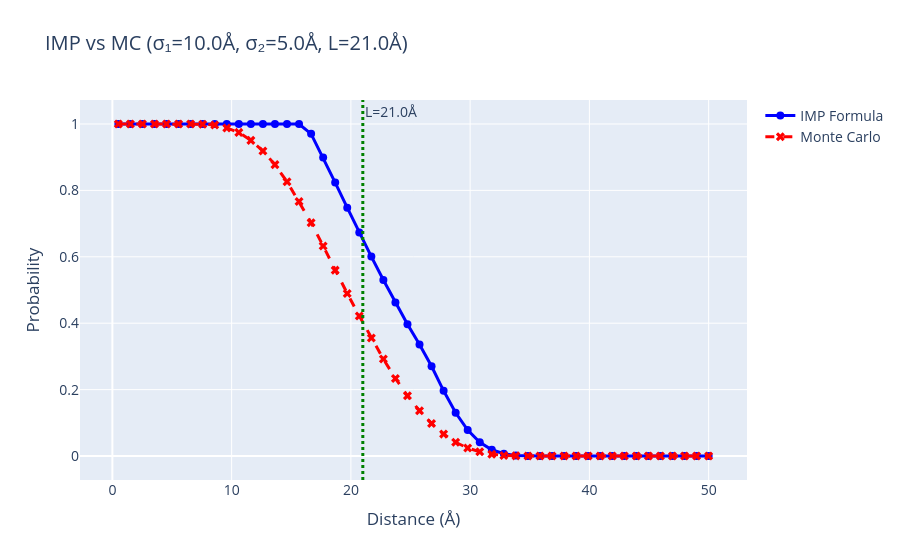

This figure's notebook cell:
### Code cell
import numpy as np
import matplotlib.pyplot as plt
import IMP
import IMP.core
from math import pi
import os

def compute_imp_probability(d, sigma1, sigma2, L):
    """
    Compute IMP analytical formula probability.
    
    Parameters:
    -----------
    d : float
        Distance between particle centers
    sigma1, sigma2 : float
        Uncertainty radii
    L : float
        Crosslinker maximum length
    """
    # Volumes
    vi = 4.0 / 3.0 * pi * sigma1**3
    vj = 4.0 / 3.0 * pi * sigma2**3
    
    # Sphere cap function
    def sphere_cap(r1, r2, dist):
        if dist <= abs(r1 - r2):
            return min(4.0 / 3.0 * pi * r1**3, 4.0 / 3.0 * pi * r2**3)
        if dist >= r1 + r2:
            return 0.0
        return (pi / (12.0 * dist) * (r1 + r2 - dist)**2 *
                (dist**2 + 2*dist*r1 - 3*r1**2 + 2*dist*r2 + 6*r1*r2 - 3*r2**2))
    
    # IMP formula logic
    if d < sigma1 + sigma2:
        xlvol = 4.0 / 3.0 * pi * (L / 2)**3
        fi = min(vi, xlvol)
        fj = min(vj, xlvol)
    else:
        di = d - sigma2 - L / 2
        dj = d - sigma1 - L / 2
        fi = sphere_cap(sigma1, L / 2, abs(di))
        fj = sphere_cap(sigma2, L / 2, abs(dj))
    
    pofr = fi * fj / (vi * vj)
    return pofr

def compute_mc_probability(p1, p2, sigma1, sigma2, L, N=100000):
    """
    Compute Monte Carlo probability by sampling uniformly within spheres.
    
    Parameters:
    -----------
    p1, p2 : np.ndarray
        Center positions of spheres
    sigma1, sigma2 : float
        Radii of uncertainty spheres
    L : float
        Crosslinker maximum length
    N : int
        Number of MC samples
    
    Returns:
    --------
    prob_mc : float
        Probability that distance < L
    """
    # Sample points uniformly within sphere 1
    # Method: Sample from uniform sphere using rejection sampling or inverse transform
    q1_samples = sample_uniform_sphere(p1, sigma1, N)
    q2_samples = sample_uniform_sphere(p2, sigma2, N)
    
    # Calculate pairwise distances
    distances = np.linalg.norm(q1_samples - q2_samples, axis=1)
    
    # Probability that distance < L
    prob_mc = np.mean(distances < L)
    return prob_mc

def sample_uniform_sphere(center, radius, N):
    """
    Sample points uniformly within a sphere using the standard method.
    More efficient than rejection sampling.
    
    Parameters:
    -----------
    center : np.ndarray, shape (3,)
        Center of sphere
    radius : float
        Radius of sphere
    N : int
        Number of samples needed
    
    Returns:
    --------
    samples : np.ndarray, shape (N, 3)
        Points uniformly distributed within sphere
    """
    # Sample radial distance: r^3 uniform -> r = radius * u^(1/3)
    u = np.random.uniform(0, 1, N)
    r = radius * u**(1/3)
    
    # Sample directions uniformly on sphere
    theta = np.random.uniform(0, 2*np.pi, N)  # Azimuthal angle
    phi = np.arccos(2*np.random.uniform(0, 1, N) - 1)  # Polar angle (uniform in cos)
    
    # Convert to Cartesian
    x = r * np.sin(phi) * np.cos(theta)
    y = r * np.sin(phi) * np.sin(theta)
    z = r * np.cos(phi)
    
    samples = np.column_stack((x, y, z)) + center
    return samples

import mplcursors  # For hover tooltips

import os
import numpy as np
import matplotlib.pyplot as plt
import mplcursors  # For hover tooltips
import plotly.graph_objects as go  # For interactive Plotly plot

def create_comparison_plot(sigma1=5.0, sigma2=5.0, L=21.0, N_mc=100000):
    """
    Simplified comparison plot: IMP vs Monte Carlo probabilities.
    Interactive Plotly plot displayed, Matplotlib used for PDF save.
    """
    distances = np.linspace(0.5, 50, 50)
    prob_imp = []
    prob_mc = []
    
    p1 = np.array([0.0, 0.0, 0.0])
    
    print(f"Computing probabilities (N={N_mc})...")
    for sep in distances:
        p2 = np.array([sep, 0.0, 0.0])
        prob_imp.append(compute_imp_probability(sep, sigma1, sigma2, L))
        prob_mc.append(compute_mc_probability(p1, p2, sigma1, sigma2, L, N=N_mc))
    
    # Create Plotly figure for interactive display
    fig_plotly = go.Figure()
    fig_plotly.add_trace(go.Scatter(x=distances, y=prob_imp, mode='lines+markers', name='IMP Formula', line=dict(color='blue', width=3), marker=dict(size=8)))
    fig_plotly.add_trace(go.Scatter(x=distances, y=prob_mc, mode='lines+markers', name='Monte Carlo', line=dict(color='red', width=3, dash='dash'), marker=dict(size=8, symbol='x')))
    fig_plotly.add_vline(x=L, line=dict(color='green', dash='dot', width=3), annotation_text=f'L={L}Å')
    fig_plotly.update_layout(
        title=f'IMP vs MC (σ₁={sigma1}Å, σ₂={sigma2}Å, L={L}Å)',
        xaxis_title='Distance (Å)',
        yaxis_title='Probability',
        font=dict(size=14)
    )
    fig_plotly.show()  # Display interactive Plotly plot
    
    # Create Matplotlib figure for PDF save
    fig, ax = plt.subplots(figsize=(10, 6))
    ax.plot(distances, prob_imp, 'o-', color='blue', linewidth=3, markersize=8, label='IMP Formula')
    ax.plot(distances, prob_mc, 'x--', color='red', linewidth=3, markersize=8, label='Monte Carlo')
    ax.axvline(x=L, color='green', linestyle=':', linewidth=3, label=f'L={L}Å')
    ax.set_xlabel('Distance (Å)', fontsize=16)
    ax.set_ylabel('Probability', fontsize=16)
    ax.set_title(f'IMP vs MC (σ₁={sigma1}Å, σ₂={sigma2}Å, L={L}Å)', fontsize=18)
    ax.legend(fontsize=14)
    ax.grid(True, alpha=0.3)
    
    # Ensure output directory exists
    if not os.path.exists("output_figures"):
        os.makedirs("output_figures")
    
    # Save as PDF
    filename = f"output_figures/imp_vs_mc_sigma{sigma1}_L{L}.pdf"
    fig.savefig(filename, bbox_inches='tight')
    print(f"Figure saved to {filename}")
    
    return fig, {
        'distances': distances, 
        'prob_imp': np.array(prob_imp), 
        'prob_mc': np.array(prob_mc)
    }
    
# Example usage (same as before)
fig_comparison, results = create_comparison_plot(
    sigma1=10.0, 
    sigma2=5.0, 
    L=21.0, 
    N_mc=100000
)

#fig_comparison.show()

# Detailed table
print("\nDetailed Comparison Table:")
print("-" * 80)
print(f"{'Distance (Å)':>12} | {'IMP Prob':>10} | {'MC Prob':>10} |")
print("-" * 80)

test_distances = [2.0, 3.0, 4.0, 5.0, 8.0, 10.0, 12.0, 15.0, 18.0, 20.0, 20.5, 21.0, 22.0, 23.0, 25.0, 30.0, 40.0]
for test_d in test_distances:
    idx = np.argmin(np.abs(results['distances'] - test_d))
    actual_d = results['distances'][idx]
    p_imp = results['prob_imp'][idx]
    p_mc = results['prob_mc'][idx]
    
    print(f"{actual_d:12.1f} | {p_imp:10.6f} | {p_mc:10.6f} |")

print("-" * 80)

### Figure 1 — Plotly figure (JSON) as saved in the notebook; plotly's stock layout.template omitted (floating-point values rounded to 4 significant figures)
{"data": [{"line": {"color": "blue", "width": 3}, "marker": {"size": 8}, "mode": "lines+markers", "name": "IMP Formula", "type": "scatter", "x": [0.5, 1.51, 2.52, 3.531, 4.541, 5.551, 6.561, 7.571, 8.582, 9.592, 10.6, 11.61, 12.62, 13.63, 14.64, 15.65, 16.66, 17.67, 18.68, 19.69, 20.7, 21.71, 22.72, 23.73, 24.74, 25.76, 26.77, 27.78, 28.79, 29.8, 30.81, 31.82, 32.83, 33.84, 34.85, 35.86, 36.87, 37.88, 38.89, 39.9, 40.91, 41.92, 42.93, 43.94, 44.95, 45.96, 46.97, 47.98, 48.99, 50.0], "y": [1, 1, 1, 1, 1, 1, 1, 1, 1, 1, 1, 1, 1, 1, 1, 1, 0.9703, 0.899, 0.8236, 0.7481, 0.6735, 0.6007, 0.53, 0.4621, 0.3972, 0.3357, 0.2703, 0.1963, 0.1301, 0.07809, 0.04158, 0.0188, 0.006644, 0.001523, 0.00013, 3.228e-08, 0, 0, 0, 0, 0, 0, 0, 0, 0, 0, 0, 0, 0, 0]}, {"line": {"color": "red", "dash": "dash", "width": 3}, "marker": {"size": 8, "symbol": "x"}, "mode": "lines+markers", "name": "Monte Carlo", "type": "scatter", "x": [0.5, 1.51, 2.52, 3.531, 4.541, 5.551, 6.561, 7.571, 8.582, 9.592, 10.6, 11.61, 12.62, 13.63, 14.64, 15.65, 16.66, 17.67, 18.68, 19.69, 20.7, 21.71, 22.72, 23.73, 24.74, 25.76, 26.77, 27.78, 28.79, 29.8, 30.81, 31.82, 32.83, 33.84, 34.85, 35.86, 36.87, 37.88, 38.89, 39.9, 40.91, 41.92, 42.93, 43.94, 44.95, 45.96, 46.97, 47.98, 48.99, 50.0], "y": [1, 1, 1, 1, 1, 1, 1.0, 0.9993, 0.997, 0.9881, 0.9747, 0.9507, 0.9187, 0.8776, 0.8262, 0.7663, 0.7028, 0.6326, 0.5598, 0.4897, 0.4219, 0.3556, 0.2921, 0.2336, 0.1812, 0.1362, 0.09815, 0.06592, 0.04123, 0.02394, 0.01262, 0.00558, 0.00173, 0.00041, 0, 0, 0, 0, 0, 0, 0, 0, 0, 0, 0, 0, 0, 0, 0, 0]}], "layout": {"annotations": [{"showarrow": false, "text": "L=21.0Å", "x": 21, "xanchor": "left", "xref": "x", "y": 1, "yanchor": "top", "yref": "y domain"}], "font": {"size": 14}, "shapes": [{"line": {"color": "green", "dash": "dot", "width": 3}, "type": "line", "x0": 21, "x1": 21, "xref": "x", "y0": 0, "y1": 1, "yref": "y domain"}], "title": {"text": "IMP vs MC (σ₁=10.0Å, σ₂=5.0Å, L=21.0Å)"}, "xaxis": {"title": {"text": "Distance (Å)"}}, "yaxis": {"title": {"text": "Probability"}}}}
